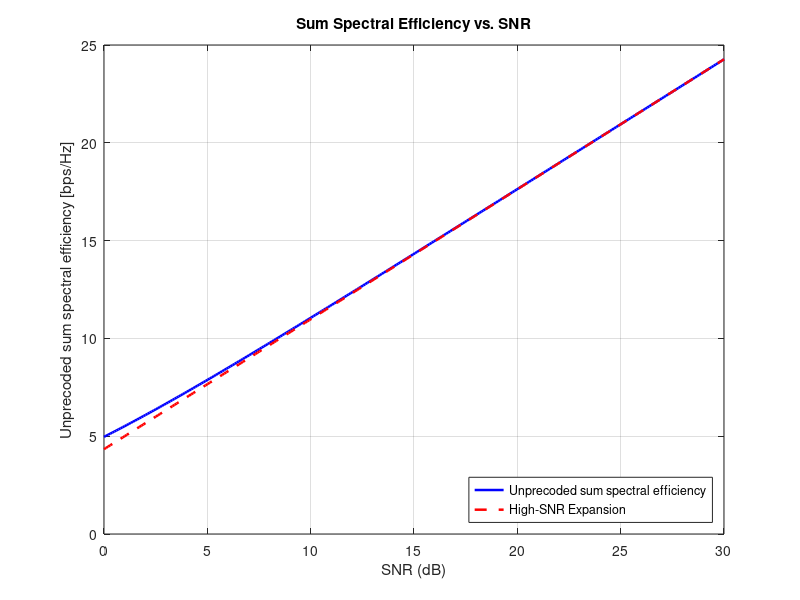

The MATLAB script that drew this image:
clear; clc; close all;

% === Define channel matrices
H0 = [1 + 0.5j, 2;
      0.3 - 1j, 0.7 + 1.2j];

H1 = [0 + 0.4j, 2 + 0.3j;
      1.1 + 1j, 1.2];

H2 = [0.7, -1 + 0.9j;
      1.3j, 0];

HH_sum = H0 * H0' + H1 * H1' + H2 * H2';

% === Parameters
SNR_dB = linspace(0, 30, 300);
SNR = 10.^(SNR_dB / 10);
S_inf = 2;

% === Compute L_inf (power offset)
L_inf = 1 - 0.5 * log2(det(HH_sum));

% === Initialize
C_true = zeros(size(SNR));
C_high = zeros(size(SNR));

% === Loop to compute SE
for i = 1:length(SNR)
    C_true(i) = log2(det(eye(2) + (SNR(i)/2) * HH_sum));
    C_high(i) = S_inf * (log2(SNR(i)) - L_inf);
end

% === Plotting
figure;
plot(SNR_dB, C_true, 'b', 'LineWidth', 1.8); hold on;
plot(SNR_dB, C_high, 'r--', 'LineWidth', 1.8);
xlabel('SNR (dB)');
ylabel('Unprecoded sum spectral efficiency [bps/Hz]');
title('Sum Spectral Efficiency vs. SNR');
legend('Unprecoded sum spectral efficiency', 'High-SNR Expansion', 'Location', 'SouthEast');
grid on;
xlim([0 30]);

% === Save to EPS for Overleaf
print('-depsc2', 'fig/hw8_12b_sum_capacity.eps');
